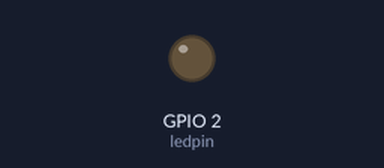
The program below on a simulated Raspberry Pi (BCM pin numbers). On the bench: output pins drawn as LEDs (lit = HIGH).

Above: at 0.05 s.
At 0.95 s:
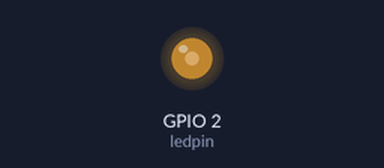
At 1.9 s:
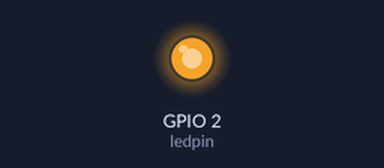
At 3.8 s:
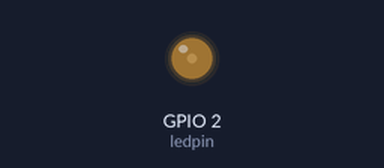
Timing chart, 0 to 5.5 s (numbered marks = the images above):
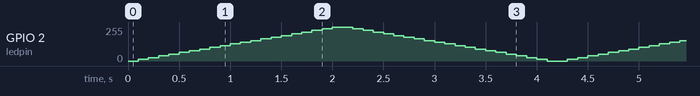

The program:

pwm_led1.py
```python
import RPi.GPIO as GPIO
import time

#GPIO 핀모드 지정
GPIO.setmode(GPIO.BCM)

ledpin = 2

#GPIO 출력 지정
GPIO.setup(ledpin, GPIO.OUT)
pwm = GPIO.PWM(ledpin, 1000) #led핀에 1000hz pwm을 출력
pwm.start(0)

try:
    while True:
        for i in range(0, 101, 5):
            pwm.ChangeDutyCycle(i)
            time.sleep(0.1)
        for j in range(100, -1, -5):
            pwm.ChangeDutyCycle(j)
            time.sleep(0.1)
finally:
    pwm.stop()
    GPIO.cleanup()
                 
```
